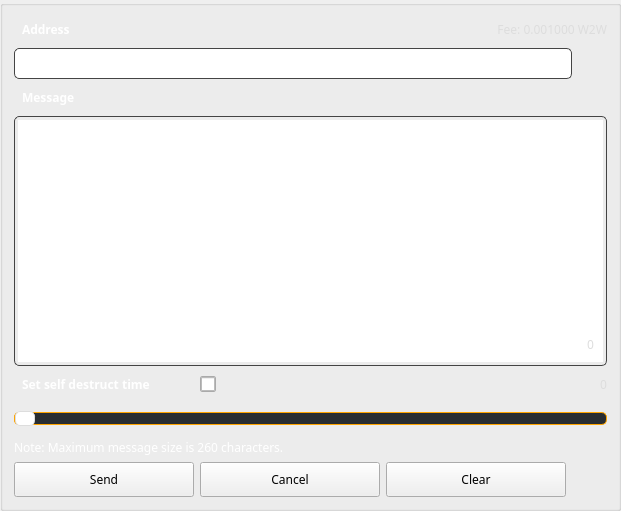
       <widget class="QGroupBox" name="newMessageBox">
        <property name="styleSheet">
         <string notr="true"/>
        </property>
        <property name="title">
         <string/>
        </property>
        <layout class="QGridLayout" name="gridLayout_10">
         <item row="0" column="0" colspan="2">
          <widget class="QLabel" name="adressLabel_2">
           <property name="minimumSize">
            <size>
             <width>0</width>
             <height>25</height>
            </size>
           </property>
           <property name="font">
            <font>
             <family>Poppins</family>
             <weight>75</weight>
             <bold>true</bold>
            </font>
           </property>
           <property name="styleSheet">
            <string notr="true">color: #fff;


font-weight: bold;
border: none;
padding-left: 5px</string>
           </property>
           <property name="text">
            <string>Address</string>
           </property>
          </widget>
         </item>
         <item row="0" column="2" colspan="3">
          <widget class="QLabel" name="m_messageFee">
           <property name="sizePolicy">
            <sizepolicy hsizetype="Expanding" vsizetype="Preferred">
             <horstretch>0</horstretch>
             <verstretch>0</verstretch>
            </sizepolicy>
           </property>
           <property name="minimumSize">
            <size>
             <width>100</width>
             <height>25</height>
            </size>
           </property>
           <property name="maximumSize">
            <size>
             <width>16777215</width>
             <height>16777215</height>
            </size>
           </property>
           <property name="font">
            <font>
             <family>Poppins</family>
            </font>
           </property>
           <property name="styleSheet">
            <string notr="true">color: #ddd;  
border: none;</string>
           </property>
           <property name="text">
            <string notr="true">Fee: 0.001000 W2W</string>
           </property>
           <property name="alignment">
            <set>Qt::AlignRight|Qt::AlignTrailing|Qt::AlignVCenter</set>
           </property>
          </widget>
         </item>
         <item row="1" column="0" colspan="4">
          <widget class="QLineEdit" name="m_addressMessageEdit">
           <property name="minimumSize">
            <size>
             <width>0</width>
             <height>31</height>
            </size>
           </property>
           <property name="font">
            <font>
             <family>Poppins</family>
            </font>
           </property>
           <property name="styleSheet">
            <string notr="true">padding: 3px; border: 1px solid #444; border-radius: 5px;   color: #aaa;</string>
           </property>
           <property name="text">
            <string/>
           </property>
          </widget>
         </item>
         <item row="1" column="4">
          <widget class="QPushButton" name="m_addressBookMessageButton">
           <property name="minimumSize">
            <size>
             <width>25</width>
             <height>25</height>
            </size>
           </property>
           <property name="maximumSize">
            <size>
             <width>80</width>
             <height>25</height>
            </size>
           </property>
           <property name="font">
            <font>
             <family>Poppins</family>
            </font>
           </property>
           <property name="styleSheet">
            <string notr="true">border: none;</string>
           </property>
           <property name="text">
            <string/>
           </property>
           <property name="icon">
            <iconset resource="../../resources.qrc">
             <normaloff>:/icons/address-book</normaloff>:/icons/address-book</iconset>
           </property>
          </widget>
         </item>
         <item row="2" column="0" colspan="2">
          <widget class="QLabel" name="messageLabel">
           <property name="minimumSize">
            <size>
             <width>0</width>
             <height>25</height>
            </size>
           </property>
           <property name="font">
            <font>
             <family>Poppins</family>
             <weight>75</weight>
             <bold>true</bold>
            </font>
           </property>
           <property name="styleSheet">
            <string notr="true">color: #fff;


font-weight: bold;
border: none;
padding-left: 5px</string>
           </property>
           <property name="text">
            <string>Message</string>
           </property>
          </widget>
         </item>
         <item row="3" column="0" rowspan="4" colspan="5">
          <widget class="QTextEdit" name="m_messageTextEdit">
           <property name="minimumSize">
            <size>
             <width>0</width>
             <height>250</height>
            </size>
           </property>
           <property name="maximumSize">
            <size>
             <width>16777215</width>
             <height>16777215</height>
            </size>
           </property>
           <property name="font">
            <font>
             <family>Poppins</family>
            </font>
           </property>
           <property name="styleSheet">
            <string notr="true">padding: 3px; border: 1px solid #444; border-radius: 5px;   color: #aaa;</string>
           </property>
           <property name="html">
            <string notr="true">&lt;!DOCTYPE HTML PUBLIC &quot;-//W3C//DTD HTML 4.0//EN&quot; &quot;http://www.w3.org/TR/REC-html40/strict.dtd&quot;&gt;
&lt;html&gt;&lt;head&gt;&lt;meta name=&quot;qrichtext&quot; content=&quot;1&quot; /&gt;&lt;style type=&quot;text/css&quot;&gt;
p, li { white-space: pre-wrap; }
&lt;/style&gt;&lt;/head&gt;&lt;body style=&quot; font-family:'Poppins'; font-size:8.25pt; font-weight:400; font-style:normal;&quot;&gt;
&lt;p style=&quot;-qt-paragraph-type:empty; margin-top:0px; margin-bottom:0px; margin-left:0px; margin-right:0px; -qt-block-indent:0; text-indent:0px; font-family:'.Helvetica Neue DeskInterface'; font-size:13pt;&quot;&gt;&lt;br /&gt;&lt;/p&gt;&lt;/body&gt;&lt;/html&gt;</string>
           </property>
           <property name="acceptRichText">
            <bool>false</bool>
           </property>
          </widget>
         </item>
         <item row="6" column="0" colspan="5">
          <widget class="QLabel" name="m_messageLength">
           <property name="sizePolicy">
            <sizepolicy hsizetype="Preferred" vsizetype="Fixed">
             <horstretch>0</horstretch>
             <verstretch>0</verstretch>
            </sizepolicy>
           </property>
           <property name="maximumSize">
            <size>
             <width>16777215</width>
             <height>16777215</height>
            </size>
           </property>
           <property name="font">
            <font>
             <family>Poppins</family>
            </font>
           </property>
           <property name="styleSheet">
            <string notr="true">color: #ddd;  
        border: none; margin: 10px;</string>
           </property>
           <property name="text">
            <string>0</string>
           </property>
           <property name="alignment">
            <set>Qt::AlignBottom|Qt::AlignRight|Qt::AlignTrailing</set>
           </property>
          </widget>
         </item>
         <item row="7" column="0">
          <widget class="QLabel" name="selfDestuctLabel">
           <property name="minimumSize">
            <size>
             <width>0</width>
             <height>25</height>
            </size>
           </property>
           <property name="font">
            <font>
             <family>Poppins</family>
             <weight>75</weight>
             <bold>true</bold>
            </font>
           </property>
           <property name="styleSheet">
            <string notr="true">color: #fff;   font-weight: bold;
border: none;
padding-left: 5px</string>
           </property>
           <property name="text">
            <string>Set self destruct time</string>
           </property>
          </widget>
         </item>
         <item row="7" column="1">
          <widget class="QCheckBox" name="m_ttlCheck">
           <property name="sizePolicy">
            <sizepolicy hsizetype="Preferred" vsizetype="Preferred">
             <horstretch>0</horstretch>
             <verstretch>0</verstretch>
            </sizepolicy>
           </property>
           <property name="minimumSize">
            <size>
             <width>16</width>
             <height>16</height>
            </size>
           </property>
           <property name="maximumSize">
            <size>
             <width>16</width>
             <height>16</height>
            </size>
           </property>
           <property name="font">
            <font>
             <family>Poppins</family>
             <weight>75</weight>
             <bold>true</bold>
            </font>
           </property>
           <property name="toolTip">
            <string>Do not include message in blockchain</string>
           </property>
           <property name="styleSheet">
            <string notr="true">border: 1px solid #aaa; 
color: white;
border-radius: 2px;</string>
           </property>
          </widget>
         </item>
         <item row="7" column="3" colspan="2">
          <widget class="QLabel" name="m_ttlLabel">
           <property name="minimumSize">
            <size>
             <width>0</width>
             <height>25</height>
            </size>
           </property>
           <property name="font">
            <font>
             <family>Poppins</family>
            </font>
           </property>
           <property name="styleSheet">
            <string notr="true">color: #ddd;  
border: none;</string>
           </property>
           <property name="text">
            <string>0</string>
           </property>
           <property name="alignment">
            <set>Qt::AlignRight|Qt::AlignTrailing|Qt::AlignVCenter</set>
           </property>
          </widget>
         </item>
         <item row="8" column="0" colspan="5">
          <widget class="QSlider" name="m_ttlSlider">
           <property name="sizePolicy">
            <sizepolicy hsizetype="Expanding" vsizetype="Preferred">
             <horstretch>0</horstretch>
             <verstretch>0</verstretch>
            </sizepolicy>
           </property>
           <property name="minimumSize">
            <size>
             <width>0</width>
             <height>30</height>
            </size>
           </property>
           <property name="styleSheet">
            <string notr="true">QSlider::groove:horizontal#m_ttlSlider {
    border: 1px solid orange;
    border-radius: 5px;
    height: 11px;
    background: #282d31;
}

QSlider::handle:horizontal#m_ttlSlider {
    background: #fff;
    border: 1px solid #ddd;
    width: 18px;
    margin: -2px 0;
    border-radius: 5px;
}

QSlider::sub-page:horizontal#m_ttlSlider {
    background: orange;
    border-radius: 5px;
}</string>
           </property>
           <property name="singleStep">
            <number>300</number>
           </property>
           <property name="orientation">
            <enum>Qt::Horizontal</enum>
           </property>
           <property name="tickInterval">
            <number>1</number>
           </property>
          </widget>
         </item>
         <item row="10" column="0">
          <widget class="QPushButton" name="b1_sendMessageButton">
           <property name="minimumSize">
            <size>
             <width>180</width>
             <height>35</height>
            </size>
           </property>
           <property name="maximumSize">
            <size>
             <width>180</width>
             <height>35</height>
            </size>
           </property>
           <property name="font">
            <font>
             <family>Poppins</family>
            </font>
           </property>
           <property name="styleSheet">
            <string notr="true">/* This button style is handled automatically by OverviewFrame:setStyles() (in OverviewFrame.cpp) */</string>
           </property>
           <property name="text">
            <string>Send</string>
           </property>
          </widget>
         </item>
         <item row="10" column="1">
          <widget class="QPushButton" name="b1_cancelMessageButton">
           <property name="minimumSize">
            <size>
             <width>180</width>
             <height>35</height>
            </size>
           </property>
           <property name="maximumSize">
            <size>
             <width>180</width>
             <height>35</height>
            </size>
           </property>
           <property name="font">
            <font>
             <family>Poppins</family>
            </font>
           </property>
           <property name="styleSheet">
            <string notr="true">/* This button style is handled automatically by OverviewFrame:setStyles() (in OverviewFrame.cpp) */</string>
           </property>
           <property name="text">
            <string>Cancel</string>
           </property>
          </widget>
         </item>
         <item row="10" column="2">
          <widget class="QPushButton" name="b1_clearMessageButton">
           <property name="minimumSize">
            <size>
             <width>180</width>
             <height>35</height>
            </size>
           </property>
           <property name="maximumSize">
            <size>
             <width>180</width>
             <height>35</height>
            </size>
           </property>
           <property name="font">
            <font>
             <family>Poppins</family>
            </font>
           </property>
           <property name="cursor">
            <cursorShape>ArrowCursor</cursorShape>
           </property>
           <property name="styleSheet">
            <string notr="true">/* This button style is handled automatically by OverviewFrame:setStyles() (in OverviewFrame.cpp) */</string>
           </property>
           <property name="text">
            <string>Clear</string>
           </property>
          </widget>
         </item>
         <item row="9" column="0" colspan="2">
          <widget class="QLabel" name="adressLabel_3">
           <property name="sizePolicy">
            <sizepolicy hsizetype="Preferred" vsizetype="Expanding">
             <horstretch>0</horstretch>
             <verstretch>0</verstretch>
            </sizepolicy>
           </property>
           <property name="font">
            <font>
             <family>Poppins</family>
            </font>
           </property>
           <property name="styleSheet">
            <string notr="true">color: #fff;  
border: none;</string>
           </property>
           <property name="text">
            <string>Note: Maximum message size is 260 characters.</string>
           </property>
           <property name="alignment">
            <set>Qt::AlignLeading|Qt::AlignLeft|Qt::AlignTop</set>
           </property>
          </widget>
         </item>
        </layout>
       </widget>
